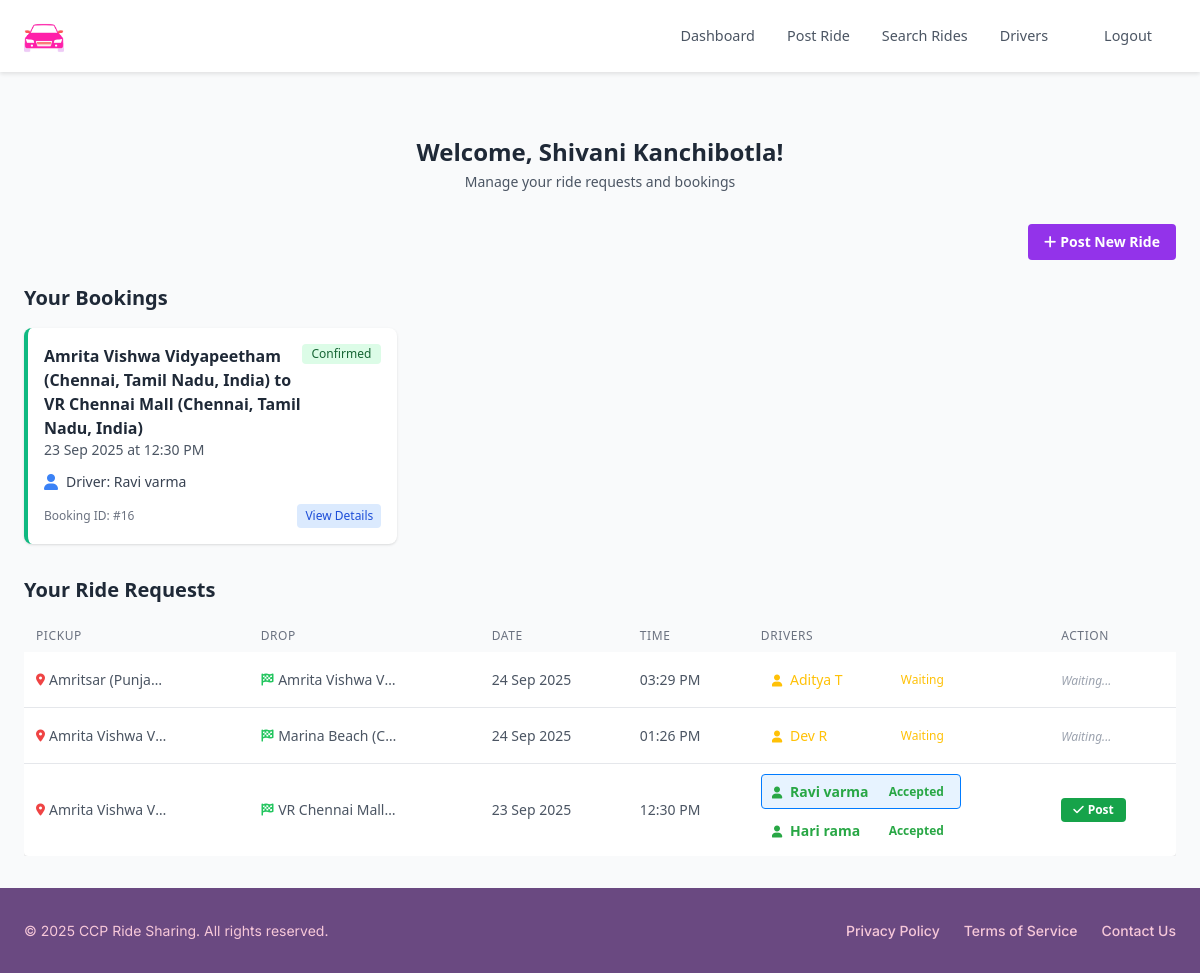
/dashboard.php (signed in), run on the app's committed database.
### tables this page shows
CREATE TABLE `ride_requests` (
  `id` int(11) NOT NULL,
  `user_id` int(11) NOT NULL,
  `driver_id` int(11) NOT NULL,
  `request_time` datetime DEFAULT current_timestamp(),
  `ride_datetime` datetime NOT NULL,
  `ride_type` enum('drop','pick','roundtrip') NOT NULL,
  `pickup_location` varchar(255) NOT NULL,
  `drop_location` varchar(255) NOT NULL,
  `status` enum('waiting','accepted','rejected') DEFAULT 'waiting',
  `notification_sent` tinyint(1) DEFAULT 0,
  `post_ride` enum('yes','no') NOT NULL DEFAULT 'no',
  `available_seats` int(11) DEFAULT 0
);

CREATE TABLE `drivers` (
  `id` int(11) NOT NULL,
  `name` varchar(100) NOT NULL,
  `phone` varchar(15) NOT NULL,
  `password` varchar(255) NOT NULL,
  `aadhar` varchar(20) NOT NULL,
  `license` varchar(50) NOT NULL,
  `languages` varchar(100) DEFAULT NULL,
  `car_model` varchar(100) NOT NULL,
  `car_capacity` int(11) NOT NULL,
  `car_number` varchar(20) NOT NULL,
  `price_per_km` decimal(6,2) NOT NULL,
  `created_at` timestamp NOT NULL DEFAULT current_timestamp(),
  `outstation` varchar(3) DEFAULT NULL
);

### public/dashboard.php (the view, shortened to what this page needs)
<?php
require_once '../includes/db_connection.php';
include '../includes/header_private.php';
$user_id = $_SESSION['user_id'];
try {
    $stmt_requests = $pdo->prepare("
        SELECT rr.id, rr.pickup_location, rr.drop_location, rr.ride_datetime,
               rr.status, d.name as driver_name, d.id as driver_id,
               DATE(rr.ride_datetime) as ride_date,
               TIME(rr.ride_datetime) as ride_time
        FROM ride_requests rr
        LEFT JOIN drivers d ON rr.driver_id = d.id
        WHERE rr.user_id = ?
        ORDER BY rr.ride_datetime DESC, rr.pickup_location, rr.drop_location
    ");
    $stmt_requests->execute([$user_id]);
    $ride_requests = $stmt_requests->fetchAll();
    $grouped_requests = [];
    foreach ($ride_requests as $request) {
        $key = $request['pickup_location'] . '|' . $request['drop_location'] . '|' . $request['ride_date'] . '|' . $request['ride_time'];
        if (!isset($grouped_requests[$key])) {
            $grouped_requests[$key] = [
                'pickup_location' => $request['pickup_location'],
                'drop_location' => $request['drop_location'],
                'ride_date' => $request['ride_date'],
                'ride_time' => $request['ride_time'],
                'ride_datetime' => $request['ride_datetime'],
                'drivers' => []
            ];
        }
        $grouped_requests[$key]['drivers'][] = [
            'id' => $request['id'],
            'driver_id' => $request['driver_id'],
            'driver_name' => $request['driver_name'],
            'status' => $request['status']
        ];
    }
    $stmt_bookings = $pdo->prepare("
        SELECT rr.id, rr.pickup_location, rr.drop_location, rr.ride_datetime,
               rr.status, d.name as driver_name, d.id as driver_id, rr.post_ride,
               DATE(rr.ride_datetime) as ride_date,
               TIME(rr.ride_datetime) as ride_time
        FROM ride_requests rr
        LEFT JOIN drivers d ON rr.driver_id = d.id
        WHERE rr.user_id = ? AND rr.post_ride = 'yes'
        ORDER BY rr.ride_datetime DESC
    ");
    $stmt_bookings->execute([$user_id]);
    $bookings = $stmt_bookings->fetchAll();
} catch (Exception $e) {
    $error = "Unable to load your ride requests. Error: " . $e->getMessage();
    error_log("Dashboard error: " . $e->getMessage());
}
?>
<!DOCTYPE html>
<html lang="en">
<head>
    <script src="https://cdn.tailwindcss.com"></script>
    <link href="https://cdnjs.cloudflare.com/ajax/libs/font-awesome/6.0.0/css/all.min.css" rel="stylesheet" />
</head>
<body class="bg-gray-50 font-sans">
  <div id="page-content" class="container mx-auto px-2 py-6 max-w-7xl">
    <div class="text-center mb-8">
      <h1 class="text-2xl font-bold text-gray-800">Welcome, <?= htmlspecialchars($_SESSION['user_name']) ?>!</h1>
      <p class="text-gray-600 mt-1 text-sm">Manage your ride requests and bookings</p>
    </div>
    <div class="flex justify-end mb-6">
      <a href="post_ride.php" class="bg-purple-600 text-white font-semibold py-2 px-4 rounded hover:bg-purple-700 transition duration-200 flex items-center text-sm">
        <i class="fas fa-plus mr-1"></i> Post New Ride
      </a>
    </div>
    <section class="mb-8">
      <h2 class="text-xl font-bold text-gray-800 mb-4">Your Bookings</h2>
      <?php if (empty($bookings)): ?>
        <div class="bg-white rounded shadow p-6 text-center">
          <i class="fas fa-calendar-check text-3xl text-gray-400 mb-3"></i>
          <p class="text-gray-600 text-sm">No confirmed bookings yet.</p>
          <p class="text-gray-500 text-xs mt-1">Your posted rides will appear here once confirmed.</p>
        </div>
      <?php else: ?>
        <div class="grid grid-cols-1 md:grid-cols-2 lg:grid-cols-3 gap-4">
          <?php foreach ($bookings as $booking):
            $date = date('d M Y', strtotime($booking['ride_date']));
            $time = date('h:i A', strtotime($booking['ride_time']));
          ?>
            <div class="booking-card bg-white rounded-lg shadow p-4">
              <div class="flex justify-between items-start mb-3">
                <div>
                  <h3 class="font-semibold text-gray-800"><?= htmlspecialchars($booking['pickup_location']) ?> to <?= htmlspecialchars($booking['drop_location']) ?></h3>
                  <p class="text-sm text-gray-600"><?= htmlspecialchars($date) ?> at <?= htmlspecialchars($time) ?></p>
                </div>
                <span class="bg-green-100 text-green-800 text-xs font-medium px-2.5 py-0.5 rounded">Confirmed</span>
              </div>
              <div class="flex items-center mb-3">
                <i class="fas fa-user text-blue-500 mr-2"></i>
                <span class="text-sm text-gray-700">Driver: <?= htmlspecialchars($booking['driver_name'] ?: 'Unknown') ?></span>
              </div>
              <div class="flex justify-between items-center">
                <span class="text-xs text-gray-500">Booking ID: #<?= htmlspecialchars($booking['id']) ?></span>
                <button class="text-xs bg-blue-100 text-blue-700 hover:bg-blue-200 px-2 py-1 rounded transition duration-200">
                  View Details
                </button>
              </div>
            </div>
          <?php endforeach; ?>
        </div>
      <?php endif; ?>
    </section>
    <section class="mb-8">
      <h2 class="text-xl font-bold text-gray-800 mb-4">Your Ride Requests</h2>
      <?php if (empty($grouped_requests)): ?>
        <div class="bg-white rounded shadow p-6 text-center">
          <i class="fas fa-car text-3xl text-gray-400 mb-3"></i>
          <p class="text-gray-600 text-sm">No ride requests yet.</p>
          <a href="post_ride.php" class="inline-block mt-3 bg-purple-600 text-white font-semibold py-1 px-4 rounded hover:bg-purple-700 transition duration-200 text-sm">
            Post Your First Ride
          </a>
        </div>
      <?php else: ?>
        <div class="table-responsive">
          <table class="min-w-full compact-table bg-white rounded shadow">
            <thead class="bg-gray-50">
              <tr>
                <th class="text-left text-xs font-medium text-gray-500 uppercase tracking-wider">Pickup</th>
                <th class="text-left text-xs font-medium text-gray-500 uppercase tracking-wider">Drop</th>
                <th class="text-left text-xs font-medium text-gray-500 uppercase tracking-wider">Date</th>
                <th class="text-left text-xs font-medium text-gray-500 uppercase tracking-wider">Time</th>
                <th class="text-left text-xs font-medium text-gray-500 uppercase tracking-wider">Drivers</th>
                <th class="text-left text-xs font-medium text-gray-500 uppercase tracking-wider">Action</th>
              </tr>
            </thead>
            <tbody class="divide-y divide-gray-200">
              <?php foreach ($grouped_requests as $key => $group):
                $date = date('d M Y', strtotime($group['ride_date']));
                $time = date('h:i A', strtotime($group['ride_time']));
                $hasConfirmedDriver = false;
                foreach ($group['drivers'] as $driver) {
                  if ($driver['status'] === 'accepted') {
                    $hasConfirmedDriver = true;
                    break;
                  }
                }
              ?>
              <tr class="ride-group hover:bg-gray-50" data-key="<?= htmlspecialchars($key) ?>">
                <td class="whitespace-nowrap">
                  <div class="flex items-center text-sm text-gray-600">
                    <i class="fas fa-map-marker-alt text-red-500 mr-1 text-xs"></i>
                    <span class="truncate max-w-[120px]"><?= htmlspecialchars($group['pickup_location']) ?></span>
                  </div>
                </td>
                <td class="whitespace-nowrap">
                  <div class="flex items-center text-sm text-gray-600">
                    <i class="fas fa-flag-checkered text-green-500 mr-1 text-xs"></i>
                    <span class="truncate max-w-[120px]"><?= htmlspecialchars($group['drop_location']) ?></span>
                  </div>
                </td>
                <td class="whitespace-nowrap text-sm text-gray-600"><?= htmlspecialchars($date) ?></td>
                <td class="whitespace-nowrap text-sm text-gray-600"><?= htmlspecialchars($time) ?></td>
                <td class="py-2">
                  <div class="driver-toggle space-y-1">
                    <?php foreach ($group['drivers'] as $index => $driver):
                      $status = strtolower($driver['status']);
                      $status_class = '';
                      if ($status === 'accepted') {
                        $status_class = 'driver-confirmed';
                      } elseif ($status === 'waiting') {
                        $status_class = 'driver-waiting';
                      } elseif ($status === 'rejected') {
                        $status_class = 'driver-rejected';
                      }
                      $isClickable = $status === 'accepted';
                    ?>
                    <div class="driver-option <?= $status_class ?> <?= $isClickable ? 'clickable' : '' ?> <?= $index === 0 && $isClickable ? 'selected' : '' ?>"
                      data-request-id="<?= $driver['id'] ?>"
                      data-driver-id="<?= $driver['driver_id'] ?>"
                      data-driver-name="<?= htmlspecialchars($driver['driver_name'] ?: 'Unknown Driver') ?>"
                      data-status="<?= $status ?>"
                      onclick="<?= $isClickable ? "selectDriver(this, '" . htmlspecialchars($key) . "')" : "void(0)" ?>">
                      <div class="flex items-center justify-between">
                        <span class="truncate max-w-[100px]">
                          <i class="fas fa-user mr-1 text-xs"></i>
                          <?= htmlspecialchars($driver['driver_name'] ?: 'No driver') ?>
                        </span>
                        <span class="status-badge rounded-full text-xs px-1">
                          <?= ucfirst($status) ?>
                        </span>
                      </div>
                    </div>
                    <?php endforeach; ?>
                  </div>
                </td>
                <td class="whitespace-nowrap">
                  <?php if ($hasConfirmedDriver): ?>
                    <button class="post-ride-btn bg-green-600 text-white font-semibold py-1 px-3 rounded hover:bg-green-700 transition duration-200 flex items-center text-xs"
                      onclick="postRide('<?= htmlspecialchars($key) ?>')">
                      <i class="fas fa-check mr-1"></i> Post
                    </button>
                  <?php else: ?>
                    <span class="text-gray-400 text-xs italic">Waiting...</span>
                  <?php endif; ?>
                </td>
              </tr>
              <?php endforeach; ?>
            </tbody>
          </table>
        </div>
      <?php endif; ?>
    </section>
  </div>
</body>
</html>
<?php include '../includes/footer_private.php'; ?>

### includes/header_private.php (style rules this page uses)
* { margin: 0; padding: 0; box-sizing: border-box; }
body { font-family: 'Inter', -apple-system, BlinkMacSystemFont, 'Segoe UI', Roboto, Oxygen, Ubuntu, Cantarell, sans-serif; background-color: #f5f7fa; color: #333; line-height: 1.6; }

### public/dashboard.php (style rules this page uses)
html, body { height: 100%; margin: 0; padding: 0; }
body { display: flex; flex-direction: column; min-height: 100vh; }
#page-content { flex: 1 0 auto; }
.driver-option { padding: 6px 10px; margin: 2px 0; border-radius: 4px; cursor: pointer; transition: all 0.3s ease; border: 1px solid transparent; font-size: 0.875rem; }
.driver-option.selected { border-color: #007bff; background-color: #e7f3ff; }
.driver-confirmed { color: #28a745; font-weight: 600; }
.driver-waiting { color: #ffc107; }
.table-responsive { overflow-x: auto; }
.compact-table { font-size: 0.875rem; }
.compact-table th, .compact-table td { padding: 0.5rem 0.75rem; }
.status-badge { font-size: 0.75rem; padding: 2px 6px; }
.driver-toggle { max-width: 200px; }
.booking-card { border-left: 4px solid #10b981; }

### includes/footer_private.php (style rules this page uses)
* { margin: 0; padding: 0; box-sizing: border-box; }
.container { max-width: 1200px; margin: 0 auto; padding: 0 1.5rem; }

### data on the page
ride_requests: pickup_location "Amrita Vishwa Vidyapeetham (Chennai, Tamil Nadu, India)", drop_location "VR Chennai Mall (Chennai, Tamil Nadu, India)", date "23 Sep 2025", time "12:30 PM", driver.name "Ravi varma", id "16"
ride_requests: pickup_location "Amritsar (Punja…", drop_location "Amrita Vishwa V…", date "24 Sep 2025", time "03:29 PM", driver.name "Aditya T", status "Waiting", shows "Waiting..."
ride_requests: pickup_location "Amrita Vishwa V…", drop_location "Marina Beach (C…", date "24 Sep 2025", time "01:26 PM", driver.name "Dev R", status "Waiting", shows "Waiting..."
ride_requests: driver.name "Hari rama", status "Accepted"

### other printed values
$_SESSION['user_name'] "Shivani Kanchibotla"
$group['pickup_location'] "Amrita Vishwa V…"
$group['drop_location'] "VR Chennai Mall…"
$date "23 Sep 2025"
$time "12:30 PM"
$driver['driver_name'] ?: 'No driver' "Ravi varma"
$status "Accepted"
